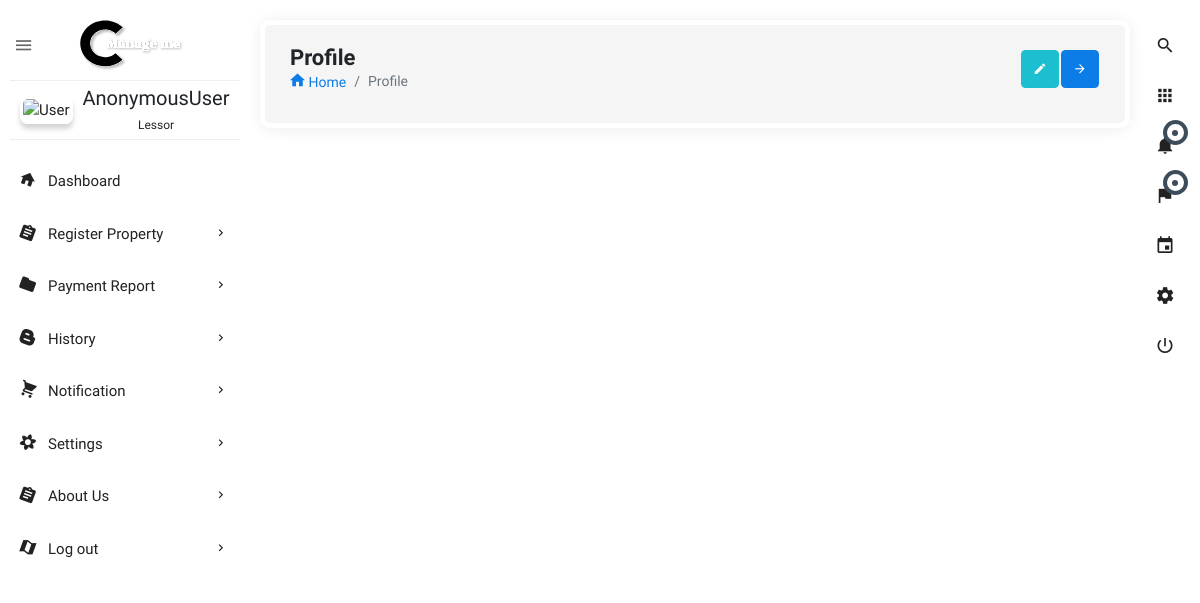
The app's page /notification_detail/61/, older data.
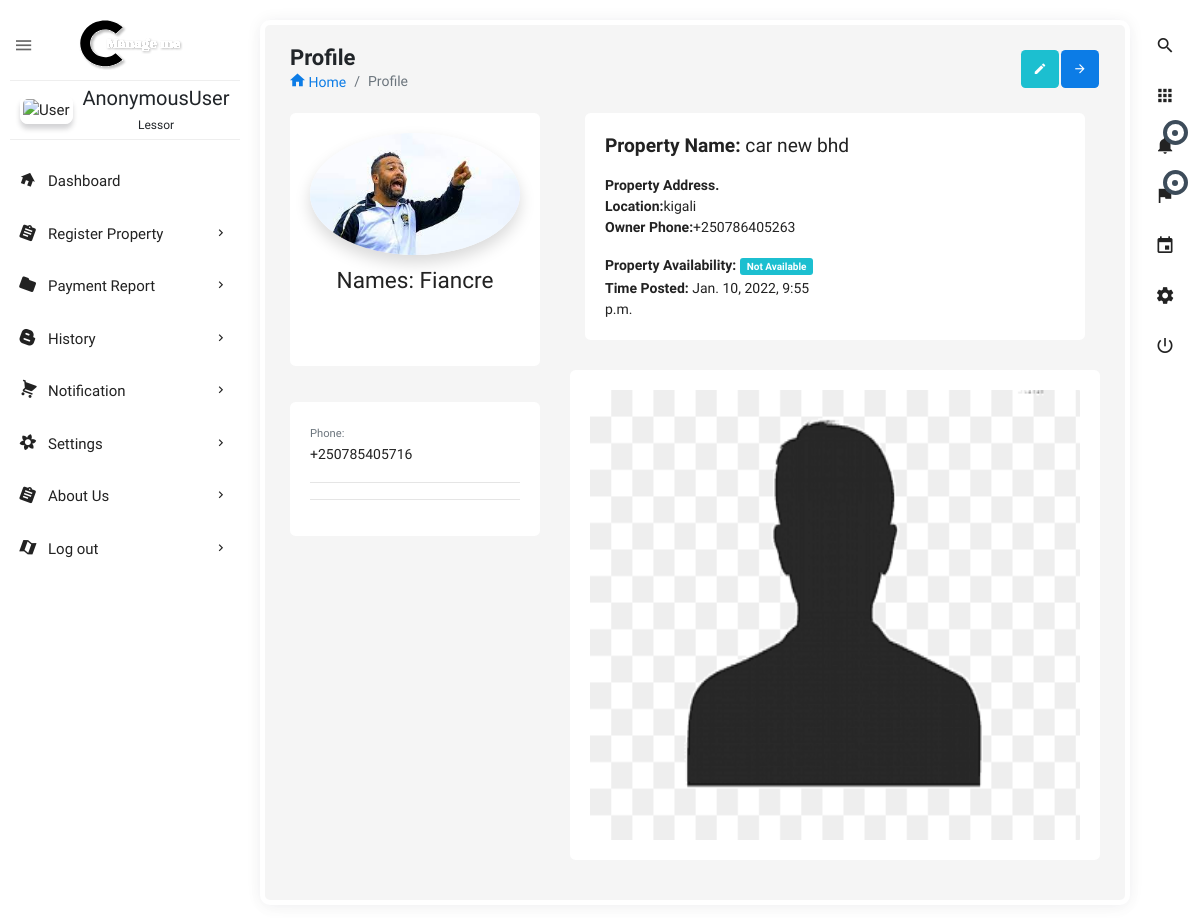
The same page, newer data.
### users/models.py (models this page shows, shortened)
class Request_Property(models.Model):
    status = [
        ('initial', 'initial'),
        ('request', 'request'),
        ('approved', 'approved'),
        ('denied', 'denied'),
        ('canceled', 'canceled')]
    user_request = models.ForeignKey(user, on_delete=models.CASCADE, related_name='requesting_users', null=False)
    property_requested = models.ForeignKey(Property_registration, on_delete=models.CASCADE, related_name='property_req',
                                           null=False)
    owner_name = models.ForeignKey(user, on_delete=models.CASCADE, related_name='owner_name_property', null=False)
    status_view = models.CharField(max_length=50, choices=status, default='initial')
    time_done = models.DateTimeField(default=now)
    class Meta:
        verbose_name_plural = "Request_Property"
        ordering = ['-id']

class User(AbstractBaseUser):
    user_type = [
        ('lessor', 'lessor'),
        ('tenant', 'tenant'),
    ]
    name = models.CharField(max_length=255, null=False)
    phone_number = PhoneNumberField(unique=True)
    user_image = models.ImageField(upload_to='images/', default='profile.png')
    user_login = models.CharField(max_length=7, choices=user_type, default='lessor', blank=False, null=False)
    is_active = models.BooleanField(default=True)
    staff = models.BooleanField(default=False)
    admin = models.BooleanField(default=False)
    USERNAME_FIELD = 'phone_number'
    REQUIRED_FIELDS = ['name', 'user_login']
    objects = UserManager()
    def __str__(self):
        return self.name
    objects = UserManager()

class Property_registration(models.Model):
    property_type_p = [
        ('house', 'house'),
        ('car', 'car'),
        ('land', 'land'),
        ('other', 'other')
    ]
    location_name = [
        ('kigali', 'kigali'),
        ('south', 'south'),
        ('east', 'east'),
        ('west', 'west')
    ]
    property_name = models.CharField(max_length=100)
    location = models.CharField(max_length=200, choices=location_name, default='kigali')
    property_type = models.CharField(max_length=200, choices=property_type_p)
    amount_per_month = models.IntegerField(default=10000)
    detail = models.TextField(max_length=250, default='')
    property_image = models.ImageField(blank=True, null=True, upload_to='images')
    available = models.BooleanField(default=True)
    owner_name = models.ForeignKey(user, on_delete=models.CASCADE, related_name='owner', null=False)
    time_added = models.DateTimeField(auto_now_add=True)
    class Meta:
        verbose_name_plural = "Property_registration"
        ordering = ['-id']

### users/views.py (the view)
# urls.py: path('notification_detail/<int:id>/', views.notification_detail, name='notification_detail'),
def notification_detail(request, id):
    notification_det = Request_Property.objects.filter(pk=id)
    context = {
        'notification': notification_det
    }
    return render(request, 'html/notification_profile.html', context)

### users/templates/html/notification_profile.html (shortened to what the changed rows need)
{% extends 'dashboard-owner/dashboard.html' %}
{% load static %}
{% block content %}
<section class="content">
    <div class="body_scroll">
        <div class="block-header">
            <div class="row">
                <div class="col-lg-7 col-md-6 col-sm-12">
                    <h2>Profile</h2>
                </div>
            </div>
        </div>
        <div class="container-fluid">
            <div class="row clearfix">
                {% for notification in notification %}
                <div class="col-lg-4 col-md-12">
                    <div class="card mcard_3">
                        <div class="body">
                            <a href=""><img src="{{ notification.user_request.user_image.url }}" class="rounded-circle shadow " alt="" ></a>
                            <h4 class="m-t-10">Names: {{notification.user_request}}</h4>
                            <div class="row">
                            </div>
                        </div>
                    </div>
                    <div class="card">
                        <div class="body">
                            <small class="text-muted">Phone: </small>
                            <p>{{notification.user_request.phone_number}}</p>
                            <hr>
                            <hr>
                        </div>
                    </div>
                </div>
                <div class="col-lg-8 col-md-12">
                    <div class="col-lg-12">
                    <div class="card">
                        <div class="body">
                            <h5><strong>Property Name: </strong>{{notification.property_requested.property_name}}</h5>
                            <div class="row">
                                <div class="col-md-6 col-sm-6">
                                    <address>
                                        <strong>Property Address.</strong><br>
                                        <abbr ><b>Location:</b></abbr>{{notification.property_requested.location}}<br>
                                        <abbr ><b>Owner Phone:</b></abbr>{{notification.property_requested.owner_name.phone_number}}
                                    </address>
                                    {% if notification.property_requested.available %}
                                    <p class="mb-0"><strong>Property Availability: </strong> <span class="badge badge-success">Available</span></p>
                                    {% else %}
                                    <p class="mb-0"><strong>Property Availability: </strong> <span class="badge badge-info">Not Available</span></p>
                                    {% endif %}
                                    <span class="blogitem-date"><strong>Time Posted: </strong> {{notification.property_requested.time_added }}</span>
                                </div>
                            </div>
                        </div>
                    </div>
                </div>
                    <div class="card">
                        <div class="body">
                            <div id="calendar">
                                <div class="blogitem-image">
                                <a href="blog-details.html"><img src="{{ notification.property_requested.property_image.url }}" alt="blog image" height="450" width="800"></a>
                                </div>
                            </div>
                        </div>
                    </div>
                </div>
                {% endfor %}
            </div>
        </div>
    </div>
</section>
{% endblock %}

Row changes from the older to the newer data that the page shows:
added Request_Property: user_request.user_image (picture), user_request "Fiancre", user_request.phone_number "+250785405716", property_requested.property_name "car new bhd", property_requested.location "kigali", property_requested.owner_name.phone_number "+250786405263", shows "Property Availability:", property_requested.time_added "Jan. 10, 2022, 9:55 p.m.", property_requested.property_image (placeholder picture)
